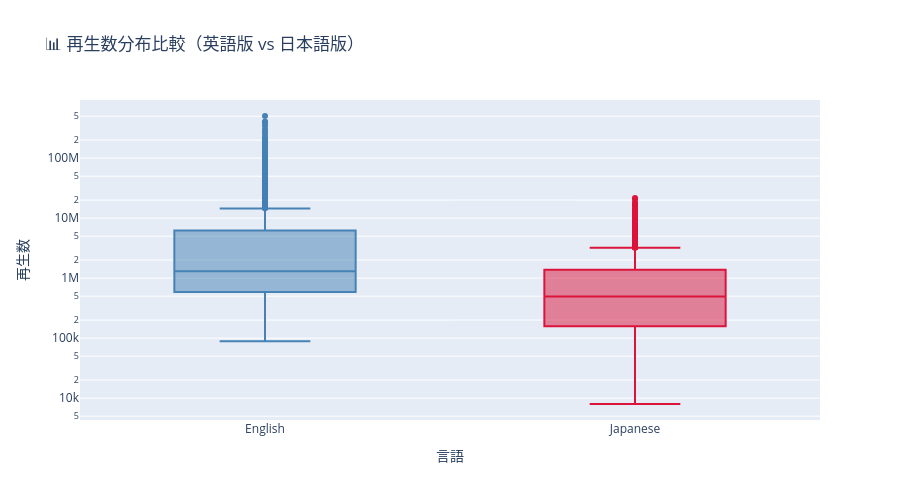

Here is the notebook cell this chart was saved with:
### Code cell
# 📊 再生数分布比較（箱ひげ図）

if len(df_en) > 0:
    df['lang'] = 'Japanese'
    df_combined = pd.concat([
        df_en[['title', 'read_count', 'lang']],
        df[['title', 'read_count', 'lang']]
    ], ignore_index=True)
    
    fig = px.box(
        df_combined,
        x='lang',
        y='read_count',
        color='lang',
        title='📊 再生数分布比較（英語版 vs 日本語版）',
        labels={'read_count': '再生数', 'lang': '言語'},
        log_y=True,
        color_discrete_map={'English': 'steelblue', 'Japanese': 'crimson'}
    )
    fig.update_layout(height=500, showlegend=False)
    fig.show()

### Figure 1 — Plotly figure (JSON) as saved in the notebook; plotly's stock layout.template omitted (floating-point values rounded to 4 significant figures; data arrays with more than 128 entries replaced by an {"elided": "..."} marker saying what was removed)
{"data": [{"alignmentgroup": "True", "hovertemplate": "言語=%{x}<br>再生数=%{y}<extra></extra>", "legendgroup": "English", "marker": {"color": "steelblue"}, "name": "English", "notched": false, "offsetgroup": "English", "orientation": "v", "showlegend": true, "type": "box", "x": {"elided": "1827 str values"}, "x0": " ", "xaxis": "x", "y": {"elided": "1827 int values"}, "y0": " ", "yaxis": "y"}, {"alignmentgroup": "True", "hovertemplate": "言語=%{x}<br>再生数=%{y}<extra></extra>", "legendgroup": "Japanese", "marker": {"color": "crimson"}, "name": "Japanese", "notched": false, "offsetgroup": "Japanese", "orientation": "v", "showlegend": true, "type": "box", "x": {"elided": "1026 str values"}, "x0": " ", "xaxis": "x", "y": {"elided": "1026 int values"}, "y0": " ", "yaxis": "y"}], "layout": {"boxmode": "overlay", "height": 500, "legend": {"title": {"text": "言語"}, "tracegroupgap": 0}, "showlegend": false, "title": {"text": "📊 再生数分布比較（英語版 vs 日本語版）"}, "xaxis": {"anchor": "y", "categoryarray": ["English", "Japanese"], "categoryorder": "array", "domain": [0, 1], "title": {"text": "言語"}}, "yaxis": {"anchor": "x", "domain": [0, 1], "title": {"text": "再生数"}, "type": "log"}}}
